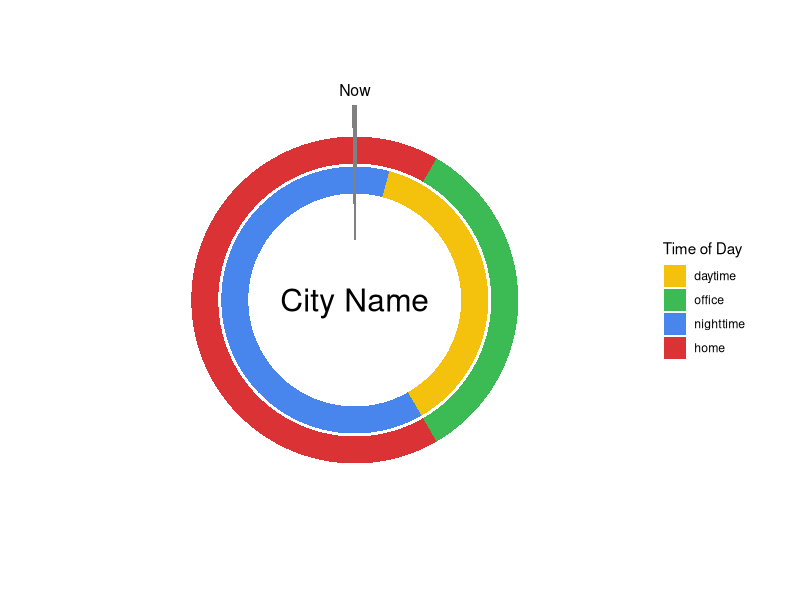
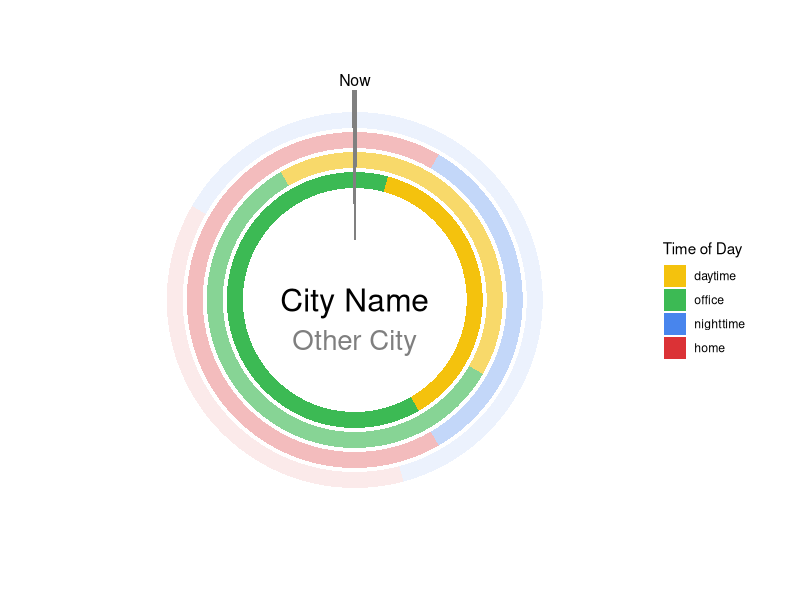
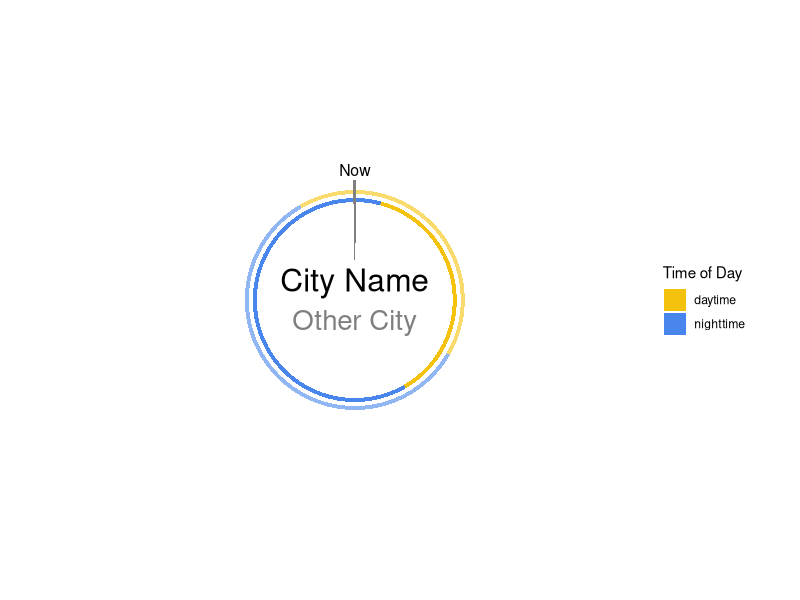

Generate these figures, in order, with R:
# setwd('~/Desktop/Real Life/Coding Projects/TimeZones/')
library(tidyverse)

wrap = data.frame(start = c(5, 18, 9, 16),
                  end = c(3, 6, 13, 12),
                  band = 1:4)

wrap_about = function(times){
  # Takes times split over 24/0 hour boundary and makes them into two rows.
  for (i in 1:nrow(times)){
    if (times$start[i] > times$end[i]){
      new_row1 = c(times$start[i], 24, times[i,3:length(times)])
      new_row2 = c(0, times$end[i], times[i,3:length(times)])
      if (typeof(new_row1) == 'list'){
        new_row1 = as.numeric(unlist(new_row1))
        new_row2 = as.numeric(unlist(new_row2))
      }
      times = rbind(times, new_row1, new_row2)
    }
  }
  times = times %>% filter(start <= end) %>% arrange(band, -start)
  return(times)
}

wrap2 = wrap_about(wrap)


# working on plotting the rings i'll be actually plotting.
actual_set = data.frame(start = c(13, 14), end = c(22, 22), color = c(1,2), band = c(4,5), city = c(1,1))

actual_set = actual_set %>%
  rbind(actual_set %>%
        rename(end = start, start = end) %>%
        mutate(color = c(3, 4)))

actual_set2 = wrap_about(actual_set)
colors = c('#f4c20d', '#3cba54', '#4885ed', '#db3236')


ggplot(data = actual_set2, aes(x = band, fill = factor(color))) +
  geom_rect(aes(xmin = band-.45, xmax = band+.45, ymin = start, ymax=end), alpha = 1) +
  geom_rect(aes(xmin = 2, xmax = 6.5, ymin = 11.95, ymax = 12.05), fill = '#808080', alpha = 1) +
  annotate("text", x = 0, y = 0, label = "City Name", size = 8) +
  annotate("text", x = 7, y = 12, label = 'Now', size = 4) +
  lims(x = c(0,8), y = c(0,24)) +
  coord_polar(theta = 'y', start = pi) +
  scale_fill_manual(name = 'Time of Day', values = colors, labels = c('daytime', 'office', 'nighttime', 'home')) +
  theme_void() + theme(legend.title = element_text())



# testing with two different (made up) cities.
city1 = data.frame(start = c(13, 14), end = c(22, 22), color = c(1,2), band = c(4,5), city = 1)
city2 = data.frame(start = c(10, 8), end = c(20, 23), color = c(1,2), band = c(4,5), city = 2)

city1 = city1 %>% rbind(city1 %>% rename(end = start, start = end) %>% mutate(color = c(3,4)))
city2 = city2 %>% rbind(city2 %>% rename(end = start, start = end) %>% mutate(color = c(3,4)))
city1 = wrap_about(city1)
city2 = wrap_about(city2)

colors = c('#f4c20d', '#3cba54', '#4885ed', '#db3236')

cities = rbind(city1, city2)
daycolors = colors[c(1,3)]
sp = .4


# plotting multiple cities (very much experimenting stages).
ggplot(data = cities, aes(x = band, fill = factor(color))) +
  geom_rect(data = cities %>% filter(band == 4) %>% mutate(city = city + 5), aes(xmin = city-sp, xmax = city+sp, ymin = start, ymax = end, alpha = 1/city)) +
  geom_rect(data = cities %>% filter(band == 5) %>% mutate(city = city + 7), aes(xmin = city-sp, xmax = city+sp, ymin = start, ymax = end, alpha = 1/city)) +
  geom_rect(aes(xmin = 3, xmax = 10.5, ymin = 11.95, ymax = 12.05), fill = '#808080', alpha = 1) +
  annotate("text", x = 0, y = 0, label = "City Name", size = 8) +
  annotate("text", x = 2, y = 0, label = "Other City", size = 7, alpha = .5) +
  annotate("text", x = 11, y = 12, label = 'Now', size = 4) +
  lims(x = c(0,12), y = c(0,24)) +
  coord_polar(theta = 'y', start = pi) +
  scale_fill_manual(name = 'Time of Day', values = colors, labels = c('daytime', 'office', 'nighttime', 'home')) +
  scale_alpha_continuous(guide = FALSE) +
  theme_void() + theme(legend.title = element_text())


# slight improvement, needs design and coding overhaul.
ggplot(data = cities, aes(x = band, fill = factor(color))) +
  geom_rect(data = cities %>% filter(band == 4 & city == 1), aes(xmin = 4.9, xmax = 5.1, ymin = start, ymax = end), alpha = 1) +
  geom_rect(data = cities %>% filter(band == 4 & city == 2), aes(xmin = 5.3, xmax = 5.5, ymin = start, ymax = end), alpha = .6) +
  geom_rect(aes(xmin = 2, xmax = 6, ymin = 11.95, ymax = 12.05), fill = '#808080', alpha = 1) +
  annotate("text", x = 1, y = 12, label = "City Name", size = 8) +
  annotate("text", x = 1, y = 0, label = "Other City", size = 7, alpha = .5) +
  annotate("text", x = 6.5, y = 12, label = 'Now', size = 4) +
  lims(x = c(0,12), y = c(0,24)) +
  coord_polar(theta = 'y', start = pi) +
  scale_fill_manual(name = 'Time of Day', values = daycolors, labels = c('daytime', 'nighttime')) +
  # scale_fill_manual(name = 'Time of Day', values = daycolors, labels = c('daytime', 'office', 'nighttime', 'home')) +
  # scale_alpha_continuous(guide = FALSE) +
  theme_void() + theme(legend.title = element_text())
